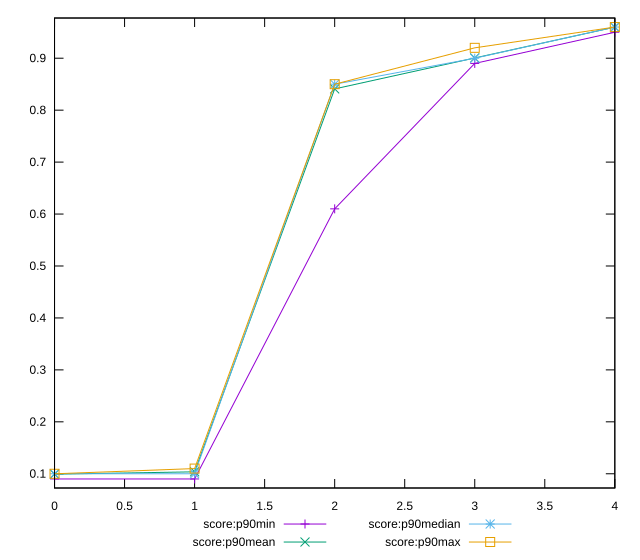

The gnuplot source for this figure:
reset

$scoreP90Min <<EOF
0 0.09
1 0.09
2 0.61
3 0.89
4 0.95
EOF

$scoreP90Mean <<EOF
0 0.099255319148936
1 0.10372340425531905
2 0.8409574468085115
3 0.9005319148936167
4 0.9598936170212753
EOF

$scoreP90Median <<EOF
0 0.1
1 0.1
2 0.85
3 0.9
4 0.96
EOF

$scoreP90Max <<EOF
0 0.1
1 0.11
2 0.85
3 0.92
4 0.96
EOF

set key outside below
set xrange [0:4]
set yrange [0.0726:0.9773999999999999]
set trange [0.0726:0.9773999999999999]
set terminal svg size 640, 560 enhanced background rgb 'white'
set output "report_00018_2021-02-10T15-25-16.877Z/interactive/progression/score.svg"

plot $scoreP90Min title "score:p90min" with linespoints, \
     $scoreP90Mean title "score:p90mean" with linespoints, \
     $scoreP90Median title "score:p90median" with linespoints, \
     $scoreP90Max title "score:p90max" with linespoints

reset
